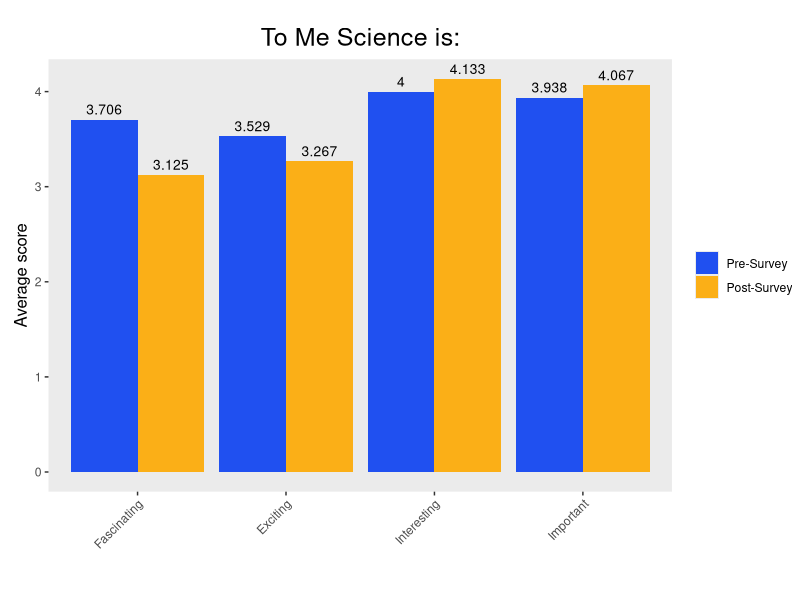
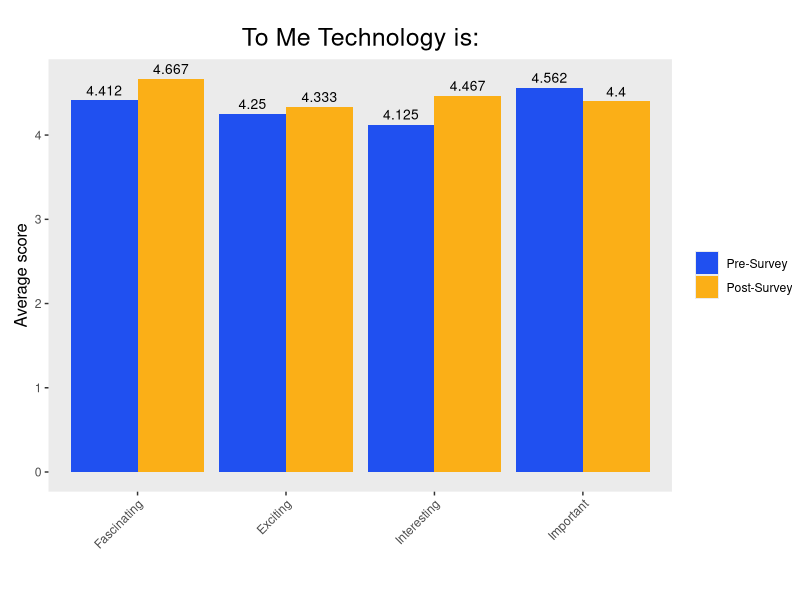
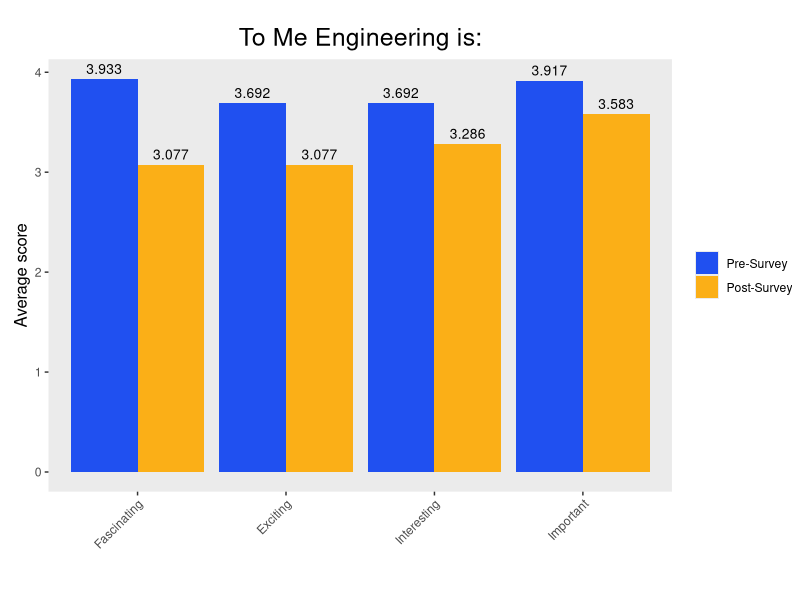
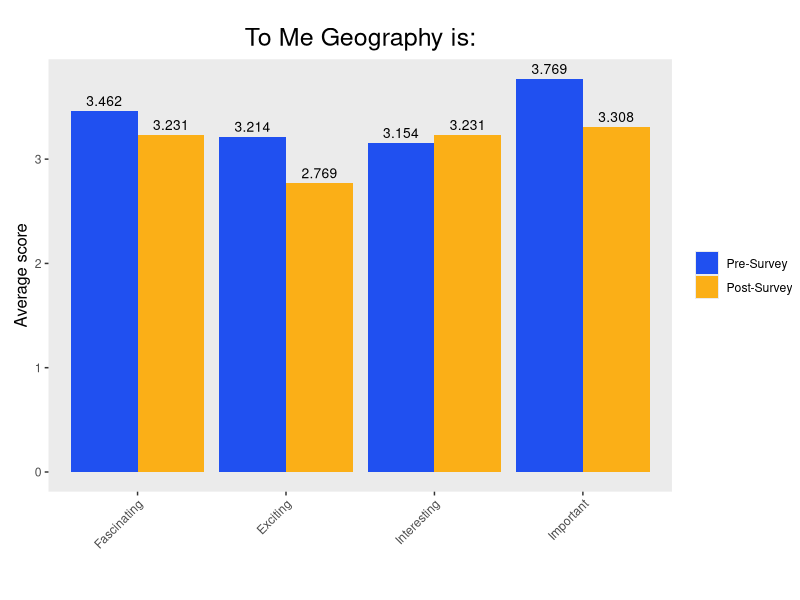
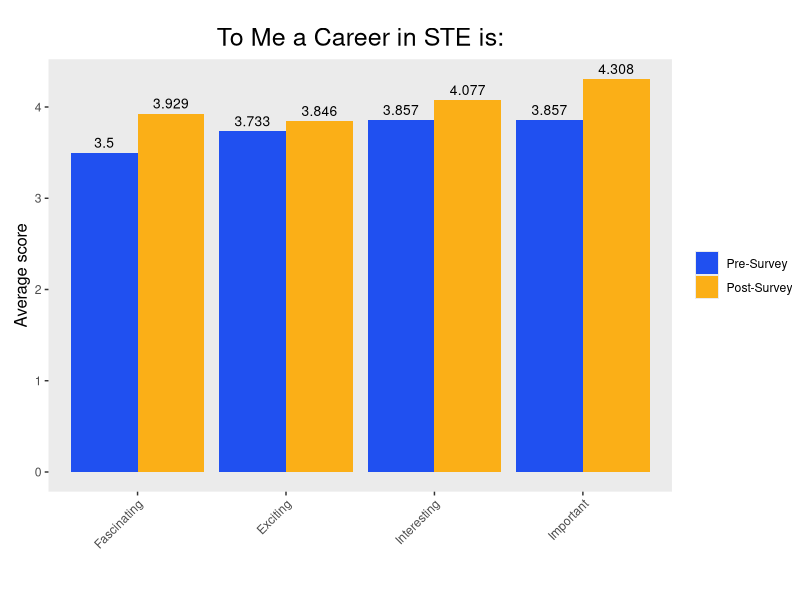
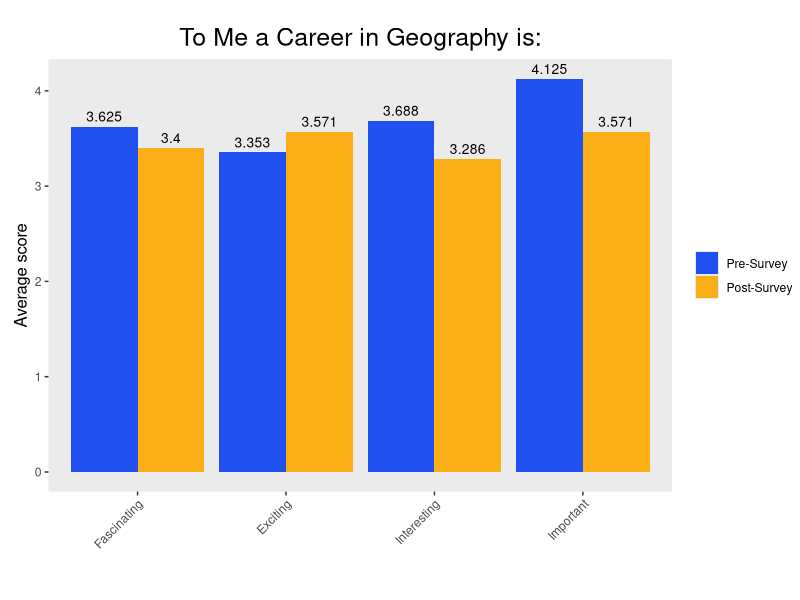
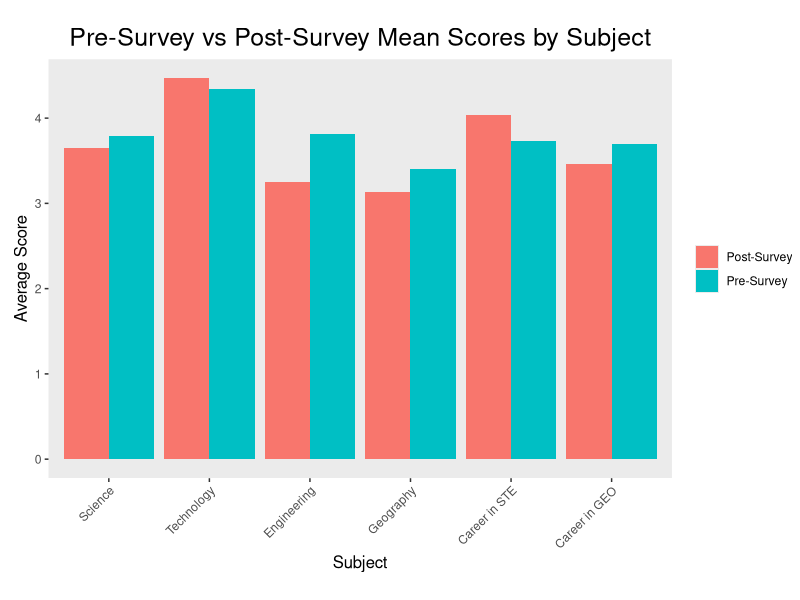

The R script that drew these images, in order:
## ---- chunk 1
# Read in the data
data <- read.csv("Fall_23.csv")

# Clean up the column names
colnames(data) <- gsub(pattern = ".*(Pre|Post).*", replacement = "PrePost", x = colnames(data))
colnames(data) <- gsub(pattern = ".*(Name).*", replacement = "Name", x = colnames(data))
colnames(data) <- gsub(pattern = "To.me..", replacement = "", x = colnames(data))
colnames(data) <- gsub(pattern = ".is....", replacement = "_", x = colnames(data))
colnames(data) <- gsub(pattern = "a.CAREER.in.science..technology..and.engineering",
                       replacement = "STE", x = colnames(data))
colnames(data) <- gsub(pattern = "a.CAREER.in.geography", replacement = "GEO",
                       x = colnames(data))

# Separate the data into pre and post
pre_data <- data[data$PrePost == "PRE", ]
post_data <- data[data$PrePost == "POST", ]

# Remove the first column
pre_data <- pre_data[, -1]
post_data <- post_data[, -1]

# Append _PRE and _POST to column names
colnames(pre_data)[-1] <- paste0(colnames(pre_data)[-1], "_PRE")
colnames(post_data)[-1] <- paste0(colnames(post_data)[-1], "_POST")

# Get the mean for each column and collect it in a data frame
mean_data <- data.frame(
  Question = colnames(pre_data),
  Mean_PRE = sapply(pre_data, function(x) mean(as.numeric(x), na.rm = TRUE))
)
mean_data$Mean_POST <- sapply(post_data, function(x) mean(as.numeric(x), na.rm = TRUE))

# Remove the 'Name' row
mean_data <- mean_data[-1, ]

# Show means
print(mean_data[, -1])

# Load necessary libraries
library(ggplot2)
library(tidyr)
library(stringr)

# Define the function to generate plots
plot_figures <- function(data, grep_string, title = NULL) {
  # Filter data based on the grep_string
  subset <- data[grepl(grep_string, data$Question), ]
  colnames(subset) <- c("Question", "Pre-Survey", "Post-Survey")

  # Convert data to long format
  subset_long <- pivot_longer(subset, 
                              cols = c("Pre-Survey", "Post-Survey"), 
                              names_to = "Type", 
                              values_to = "Mean")

  # Create a mapping for the original questions to the new labels
  label_mapping <- c("Fascinating", "Exciting", "Interesting", "Important")
  names(label_mapping) <- unique(subset_long$Question)

  # Ensure the bars appear in the order of label_mapping
  subset_long$Question <- factor(subset_long$Question, levels = names(label_mapping))

  # Ensure Pre-Survey appears to the left of Post-Survey
  subset_long$Type <- factor(subset_long$Type, levels = c("Pre-Survey", "Post-Survey"))

  # Create a title
  if (is.null(title)){
    title <- paste("To Me", str_to_title(grep_string), "is:")
  }
  ggplot(subset_long, aes(x = Question, y = Mean, fill = Type)) +
    geom_bar(stat = "identity", position = "dodge") +
    labs(title = title, x = "", y = "Average score") +
    scale_fill_manual(values = c("Pre-Survey" = "#2050f0", "Post-Survey" = "#fbaf17")) +
    scale_x_discrete(labels = label_mapping) +
    theme(
      plot.title = element_text(hjust = 0.5, size = 18),  # Center the title
      panel.grid.major = element_blank(),                # Remove major grid lines
      panel.grid.minor = element_blank(),                # Remove minor grid lines
      legend.title = element_blank(),                    # Remove legend title
      plot.margin = margin(20, 0, 20, 10),
      axis.text.x = element_text(angle = 45, hjust = 1),
      axis.title.x = element_text(size = 12),            # Increase x-axis label size
      axis.title.y = element_text(size = 12)
    ) + 
    geom_text(aes(label = round(Mean, 3)),               # Add text labels with rounded mean values
              position = position_dodge(width = 0.9), vjust = -0.5, size = 3.5)
}

# Generate plots
plot_figures(mean_data, "SCIENCE")
plot_figures(mean_data, "TECHNOLOGY")
plot_figures(mean_data, "ENGINEERING")
plot_figures(mean_data, "GEOGRAPHY")
plot_figures(mean_data, "STE", "To Me a Career in STE is:")
plot_figures(mean_data, "GEO_", "To Me a Career in Geography is:")

# Create the subject_data data frame
subject_data <- data.frame(
  Subject = c("Science", "Technology", "Engineering", "Geography", "Career in STE", "Career in GEO"),
  `Pre-Survey` = numeric(6),
  `Post-Survey` = numeric(6)
)

# Calculate means for each subject
subjects_map <- list(
  "Science" = "SCIENCE",
  "Technology" = "TECHNOLOGY",
  "Engineering" = "ENGINEERING",
  "Geography" = "GEOGRAPHY",
  "Career in STE" = "STE",
  "Career in GEO" = "GEO_"
)

for (i in 1:nrow(subject_data)) {
  subject_name <- subject_data$Subject[i]
  grep_string <- subjects_map[[subject_name]]
  subject_data[i, "Pre-Survey"] <- mean(mean_data[grepl(grep_string, mean_data$Question), "Mean_PRE"])
  subject_data[i, "Post-Survey"] <- mean(mean_data[grepl(grep_string, mean_data$Question), "Mean_POST"])
}

# Reshape data into long format
subject_data_long <- pivot_longer(subject_data, cols = c("Pre-Survey", "Post-Survey"),
                                  names_to = "Survey_Type", values_to = "Mean_Score")

# Ensure the order of subjects on the x-axis
subject_data_long$Subject <- factor(subject_data_long$Subject, levels = subject_data$Subject)

# Create the double bar graph
ggplot(subject_data_long, aes(x = Subject, y = Mean_Score, fill = Survey_Type)) +
  geom_bar(stat = "identity", position = "dodge") +
  labs(title = "Pre-Survey vs Post-Survey Mean Scores by Subject",
       x = "Subject",
       y = "Average Score") +
  theme(
    plot.title = element_text(hjust = 0.5, size = 18),  # Center the title
    panel.grid.major = element_blank(),                # Remove major grid lines
    panel.grid.minor = element_blank(),                # Remove minor grid lines
    legend.title = element_blank(),                    # Remove legend title
    plot.margin = margin(20, 0, 20, 10),
    axis.text.x = element_text(angle = 45, hjust = 1),
    axis.title.x = element_text(size = 12),            # Increase x-axis label size
    axis.title.y = element_text(size = 12)
  )

# Define the updated paired_t function
paired_t <- function(pre_data, post_data, subject) {
  # Extract the pre-test and post-test columns matching the subject
  pre_cols <- grep(subject, colnames(pre_data), value = TRUE)
  post_cols <- grep(subject, colnames(post_data), value = TRUE)
  
  # Ensure the same number of columns are found for both pre and post data
  if (length(pre_cols) != length(post_cols)) {
    warning("Mismatch in the number of columns found for pre and post data for subject: ", subject)
    return(NA)
  }
  
  # Combine pre_data and post_data on 'Name'
  combined_data <- merge(pre_data[, c("Name", pre_cols)], post_data[, c("Name", post_cols)], by = "Name")
  
  # Identify rows where all pre and post data for the subject are complete (non-NA and non-empty)
  valid_rows <- apply(combined_data[, -1], 1, function(row) all(!is.na(row) & row != ""))
  complete_data <- combined_data[valid_rows, ]
  
  # Check if there are enough data points to perform t-test
  if (nrow(complete_data) < 2) {
    warning("Not enough complete data to perform t-test for subject: ", subject)
    return(NA)
  }
  
  # Print the students that have complete data for this subject
  cat("Students with complete data for", subject, ":\n")
  print(complete_data$Name)
  
  # Flatten the pre and post data into vectors
  pre <- as.numeric(unlist(complete_data[, pre_cols]))
  post <- as.numeric(unlist(complete_data[, post_cols]))
  
  # Perform the paired t-test
  t_result <- t.test(pre, post, paired = TRUE)
  
  return(t_result$p.value)
}

# List of subjects
subjects <- c("SCIENCE", "TECHNOLOGY", "ENGINEERING", "GEOGRAPHY", "STE", "GEO_")

# Initialize a data frame to store p-values
t_test_results <- data.frame(Subject = character(), P_Value = numeric(), stringsAsFactors = FALSE)

for (subject in subjects) {
  cat("\nPerforming t-test for subject:", subject, "\n")
  
  p_value <- tryCatch({
    paired_t(pre_data, post_data, subject)
  }, warning = function(w) {
    cat("Warning:", conditionMessage(w), "\n")
    NA
  }, error = function(e) {
    cat("Error:", conditionMessage(e), "\n")
    NA
  })
  
  t_test_results <- rbind(t_test_results, data.frame(Subject = subject, P_Value = p_value))
}

# Rename STE to Career in STE, GEO_ to Career in GEO
t_test_results$Subject[t_test_results$Subject == "STE"] <- "Career in STE"
t_test_results$Subject[t_test_results$Subject == "GEO_"] <- "Career in GEO"

# Display the t-test results
print(t_test_results)
